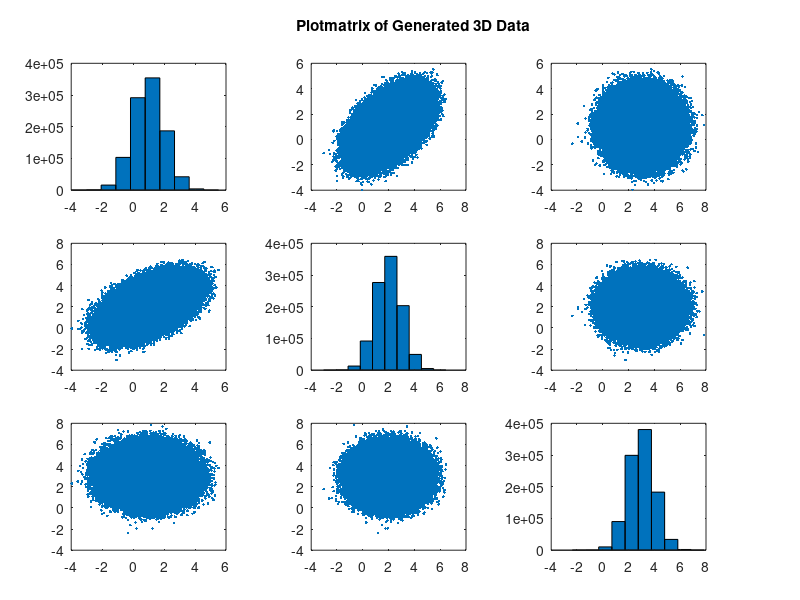

MATLAB code to generate this figure:
%% (i)
m = [1;2;3];
S = [1 1/2 0
    1/2 1 0
    0 0 1];
N = 1000000;
L = chol(S,"lower");
w = repmat(m,[1,N]) + L*randn([3,N]);
disp(size(w))

figure('Name','Normal_3')
plotmatrix(w')
title('Plotmatrix of Generated 3D Data')

%% (iii)
v = vecnorm(w);
chi = sum(logical(v(v<1)));
I = 1/N*(chi)
